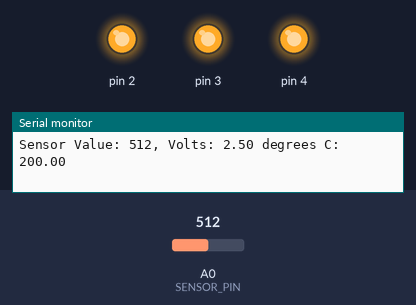
Recording of a sketch running on a simulated Arduino Uno, built with avr-gcc and run on an emulated ATmega328P. Parts: output pins drawn as LEDs (lit = HIGH), the last lines printed to the serial monitor. The inputs (shaded band) are chosen by the test bench; at power-on: A0 (SENSOR_PIN) = 512.

Above: at 1.2 s.
1.3 s: A0 (SENSOR_PIN) set to 167
4.3 s: A0 (SENSOR_PIN) set to 151
At 5.5 s:
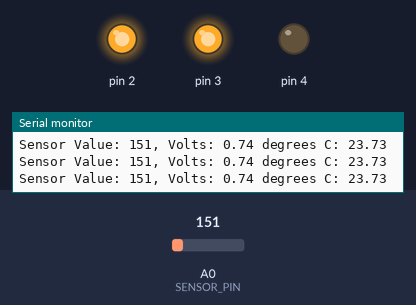
5.8 s: A0 (SENSOR_PIN) set to 122
At 7.0 s:
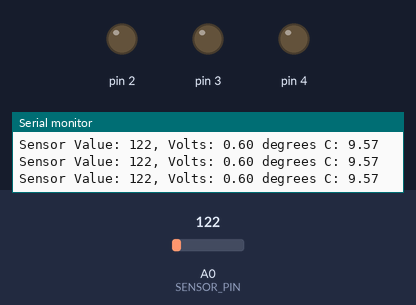
7.3 s: A0 (SENSOR_PIN) set to 1023
At 8.2 s:
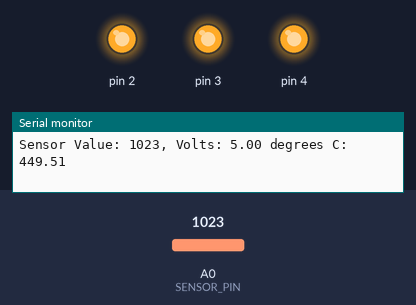
Timing chart, 0 to 9.8 s (numbered marks = the images above; inputs shaded):
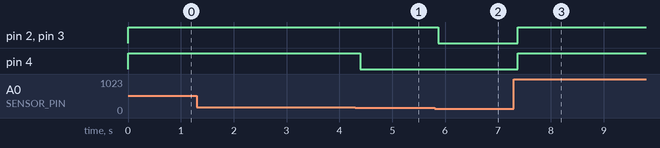

Measured:
- the behaviour switches between 152 and 151 on A0 (SENSOR_PIN) (found by bisection; images 0 and 1)
- after the input at 4.3 s, pin 4: HIGH → LOW after 0.09 s
- after the input at 5.8 s, pin 2, pin 3: HIGH → LOW after 0.07 s
- after the input at 7.3 s, pin 2–4: LOW → HIGH after 0.07 s

The sketch:

temperature.ino
```cpp
const int SENSOR_PIN = A0;
const float BASELINE_TEMPERATURE = 20.0;

void setup()
{
  Serial.begin(9600);

  for (int pin = 2; pin < 5; pin++) {
    pinMode(pin, OUTPUT);
    digitalWrite(pin, LOW);
  }
}

void loop()
{
  int sensorValue = analogRead(SENSOR_PIN);
  Serial.print("Sensor Value: ");
  Serial.print(sensorValue);
  float voltage = (sensorValue / 1024.0) * 5.0;
  Serial.print(", Volts: ");
  Serial.print(voltage);
  float temperature = (voltage - 0.5) * 100;
  Serial.print(" degrees C: ");
  Serial.print(temperature);
  Serial.println();

  for (int i = 2; i < 5; i++) {
    int pinValue = LOW;

    if (temperature > (i + BASELINE_TEMPERATURE)) {
      pinValue = HIGH;
    }

    digitalWrite(i, pinValue);
  }
}
```
